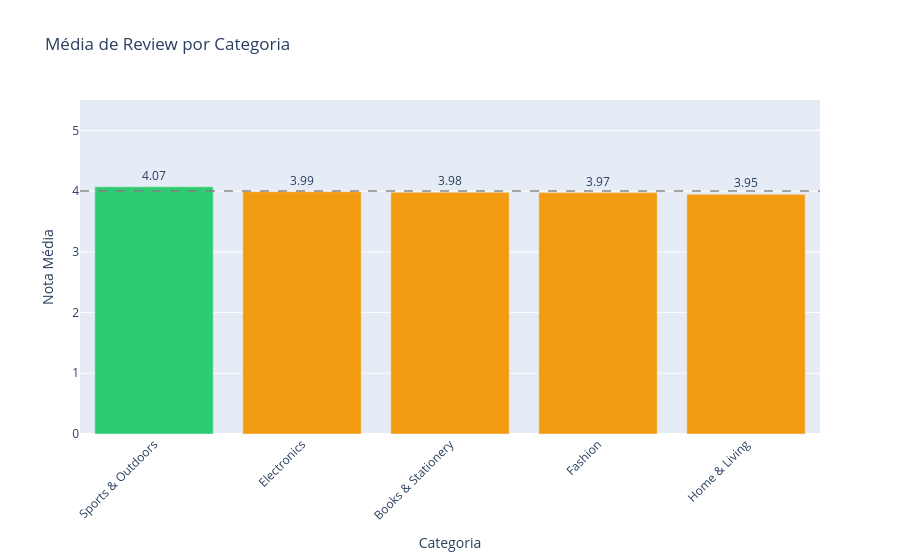

Notebook code for this chart:
### Code cell
import plotly.graph_objects as go

cat_review = df.groupby('category_name')['review_score'].mean().sort_values(ascending=False).reset_index()

fig = go.Figure(go.Bar(
    x=cat_review['category_name'],
    y=cat_review['review_score'],
    marker=dict(
        color=['#e74c3c' if x < 3.8 else '#f39c12' if x < 4.0 else '#2ecc71' for x in cat_review['review_score']]
    ),
    text=[f'{x:.2f}' for x in cat_review['review_score']],
    textposition='outside'
))
fig.update_layout(
    title='Média de Review por Categoria',
    xaxis_title='Categoria',
    yaxis_title='Nota Média',
    yaxis=dict(range=[0, 5.5]), # Aumentado para 5.5 para o texto do topo nÃ£o cortar
    xaxis_tickangle=-45
)

# CorreÃ§Ã£o do alpha -> opacity
fig.add_hline(y=4.0, line_dash='dash', line_color='gray', opacity=0.7)

fig.show()

### Figure 1 — Plotly figure (JSON) as saved in the notebook; plotly's stock layout.template omitted (floating-point values rounded to 4 significant figures)
{"data": [{"marker": {"color": ["#2ecc71", "#f39c12", "#f39c12", "#f39c12", "#f39c12"]}, "text": ["4.07", "3.99", "3.98", "3.97", "3.95"], "textposition": "outside", "type": "bar", "x": ["Sports & Outdoors", "Electronics", "Books & Stationery", "Fashion", "Home & Living"], "y": [4.071, 3.99, 3.979, 3.975, 3.948]}], "layout": {"shapes": [{"line": {"color": "gray", "dash": "dash"}, "opacity": 0.7, "type": "line", "x0": 0, "x1": 1, "xref": "x domain", "y0": 4, "y1": 4, "yref": "y"}], "title": {"text": "Média de Review por Categoria"}, "xaxis": {"tickangle": -45, "title": {"text": "Categoria"}}, "yaxis": {"range": [0, 5.5], "title": {"text": "Nota Média"}}}}
